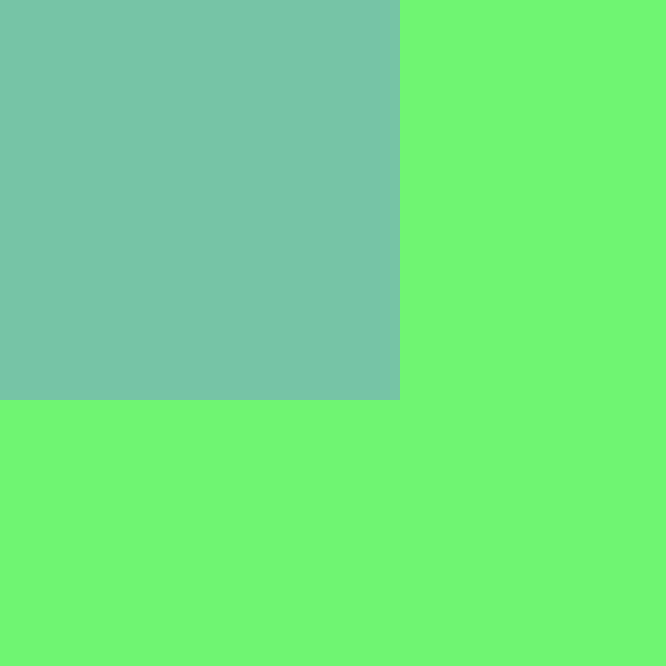
Frame 1 (no input)
Frame 60 (the mouse pressed at the canvas centre just before this capture): identical to frame 1, image omitted
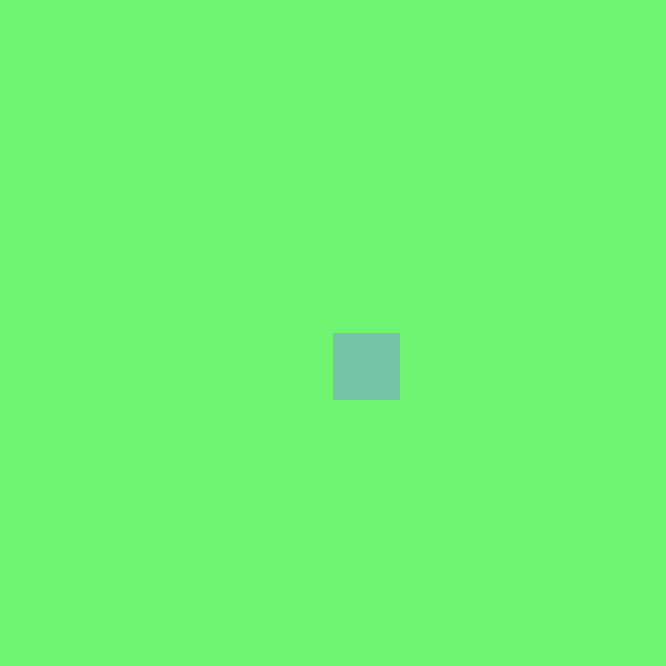
Frame 120 (the mouse held since frame 60 and released just before this capture)

The Processing sketch that drew these frames (run headless with seeded random() and noise(); from frame 60 on, the mouse is pressed at the canvas centre):

// Processing sketch: processing_186796
// ── processing_186796.pde

void setup(){
  size(666,666);
  background(255);
  noStroke();
  rectMode(CORNERS);
}
 
void draw(){
  background(111,245,114,90);
   
  fill(488,100,100,90);
  rect(mouseY,mouseX,400,400);
   
  fill(50,200,255,100);
  rect(mouseX,mouseY,400,400);
   
   
}
  
